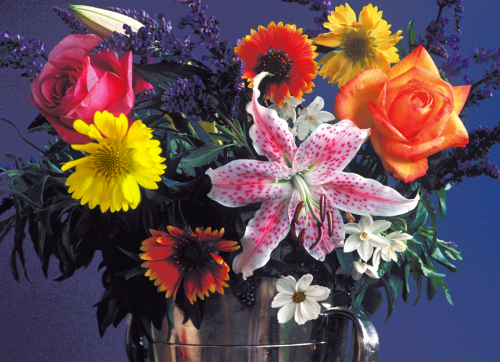
%> input picture Chapter5/flowers.tif, 500 x 362 px
$ octave --eval "result = hw03_02_practice_main;"   (GNU Octave 9; MATLAB toolbox functions it lacks are replaced by stand-ins)
%> lines starting %> are read from the running program, lines starting %| are printed output that depends on the picture
function result = hw03_02_practice_main

%
% This function returns hw03_02_practice_main : practice imfilter function.
%
% Author : Yoonjae, Cho
% Email  : yoonjae.cho92@gmail.com
% Github : https://github.com/yoon-jae
%


im = imread('flowers.tif');
%> im is the input picture: size 362x500x3 uint8; mean R, G, B 99.9, 76.9, 83.7

ha = fspecial('average');
hg = fspecial('gaussian');
hl = fspecial('laplacian');
hu = fspecial('unsharp');

figure;
subplot(2,2,1), imshow(uint8(imfilter(im, hl, 'corr', 0, 'full')));
%> after `imshow(uint8(imfilter(im, hl, 'corr', 0, 'full')))`:
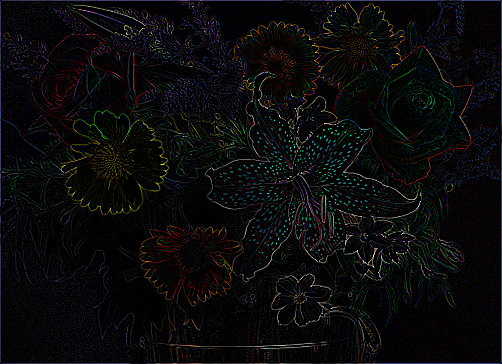
%> displayed picture: size 364x502x3, on the screen's scale of 0 to 255; mean R, G, B 9.8, 9.9, 10.2
subplot(2,2,2), imshow(uint8(imfilter(im, hl, 'corr', 128, 'full')));
%> after `imshow(uint8(imfilter(im, hl, 'corr', 128, 'full')))`:
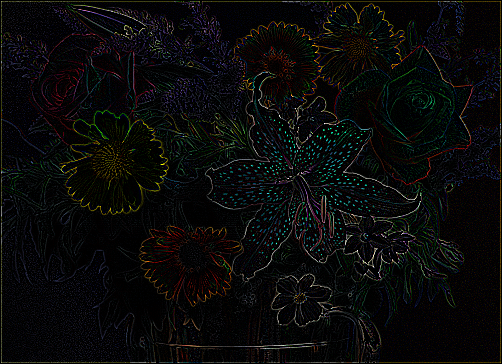
%> displayed picture: size 364x502x3, on the screen's scale of 0 to 255; mean R, G, B 9.9, 10, 9.5
subplot(2,2,3), imshow(uint8(imfilter(im, hl, 'corr', 'replicate', 'full')));
%> after `imshow(uint8(imfilter(im, hl, 'corr', 'replicate', 'full')))`:
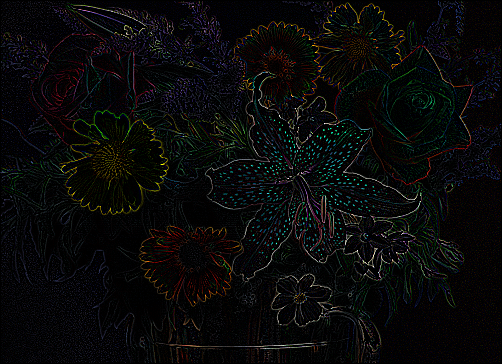
%> displayed picture: size 364x502x3, on the screen's scale of 0 to 255; mean R, G, B 9.3, 9.4, 9.3
subplot(2,2,4), imshow(uint8(imfilter(im, hl, 'corr', 'symmetric', 'full')));
%> (the run ends here)
